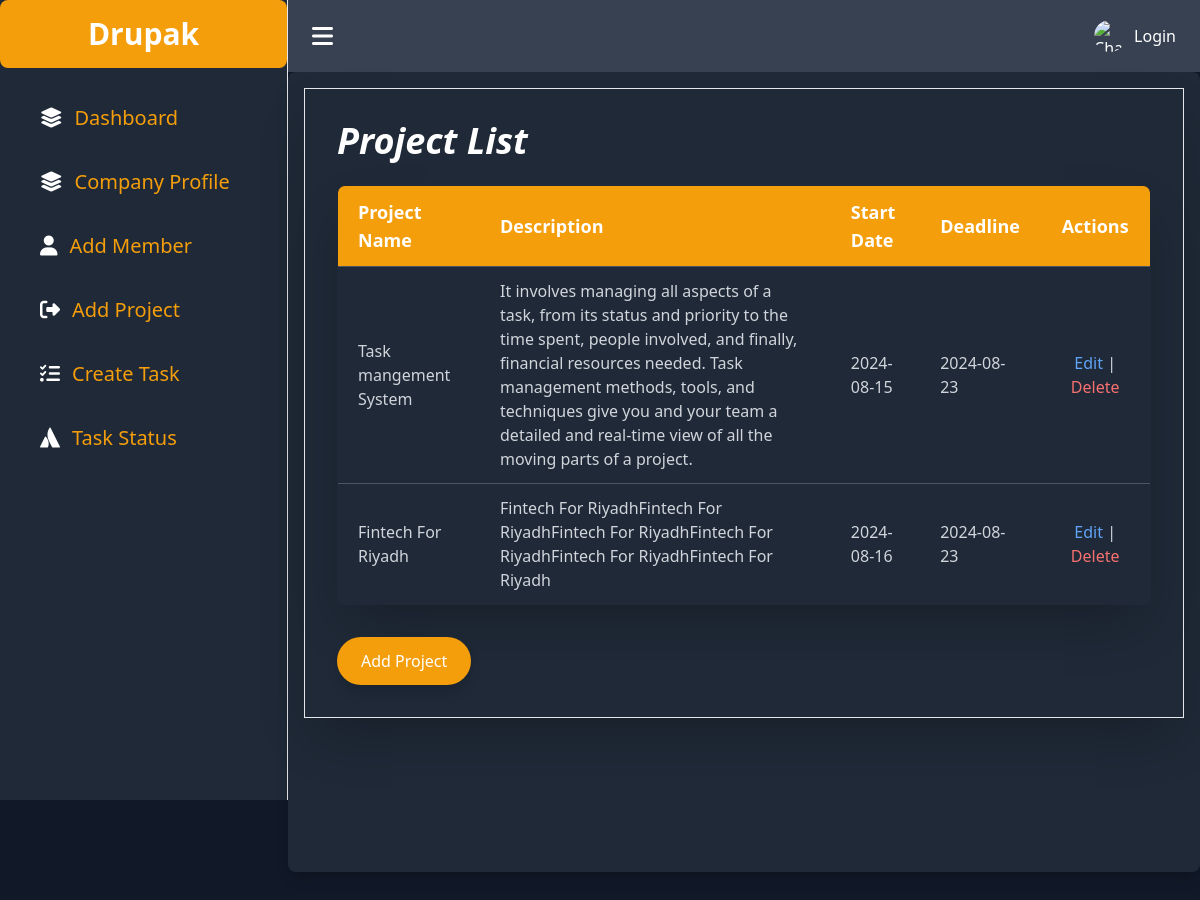
Page /companies.php?page=project&status=project&comp_id=1 on the committed database.
### tables this page shows
CREATE TABLE `company_profile` (
  `com_id` int(100) NOT NULL,
  `com_name` varchar(100) NOT NULL,
  `com_email` varchar(100) NOT NULL,
  `comp_desc` text NOT NULL,
  `contact` bigint(100) NOT NULL,
  `comp_address` varchar(250) NOT NULL,
  `created_on` bigint(250) NOT NULL,
  `uid` int(100) NOT NULL
);

CREATE TABLE `project` (
  `pro_id` int(100) NOT NULL,
  `pro_name` varchar(100) NOT NULL,
  `pro_desc` text NOT NULL,
  `start_date` date NOT NULL,
  `deadLine` date NOT NULL,
  `com_id` int(100) NOT NULL
);

### project.php (the view, shortened to what this page needs)
<?php
include 'include/connect.php';
$comp_id = $_GET['comp_id'];
$projects = $pdo->prepare("SELECT * FROM project where com_id = :com_id");
$projects->execute([
     ':com_id' => $comp_id
]);
$allProjects = $projects->fetchAll(PDO::FETCH_ASSOC);
?>
<!DOCTYPE html>
<html lang="en">
<head>
    <link href="https://cdn.jsdelivr.net/npm/tailwindcss@2.2.19/dist/tailwind.min.css" rel="stylesheet">
</head>
<body class="bg-gray-900 flex items-center justify-center min-h-screen p-4">
    <div class="flex flex-col w-full max-w-7xl space-y-8 ">
        <div class="container shadow-2xl border p-8 bg-  mb-8">
            <h1 class="text-4xl font-bold text-white mb-6 italic text-start">Project List</h1>
            <table class="min-w-full bg-gray-800 shadow-2xl border rounded-lg overflow-hidden">
                <thead>
                    <tr class=" bg-yellow-500">
                        <th class="py-3 px-5  border-b border-gray-600 text-left text-lg text-white">Project
                            Name</th>
                        <th class="py-3 px-5  border-b border-gray-600 text-left text-lg text-white">
                            Description</th>
                        <th class="py-3 px-5  border-b border-gray-600 text-left text-lg text-white">Start
                            Date</th>
                        <th class="py-3 px-5  border-b border-gray-600 text-left text-lg text-white">Deadline
                        </th>
                        <th class="py-3 px-5  border-b border-gray-600 text-center text-lg text-white">
                            Actions</th>
                    </tr>
                </thead>
                <tbody>
                    <?php foreach ($allProjects as $projects) { ?>
                    <tr class="hover:bg-gray-700 transition duration-300">
                        <td class="py-3 px-5 border-b border-gray-600 text-gray-300"><?php echo $projects['pro_name'] ?>
                        </td>
                        <td class="py-3 px-5 border-b border-gray-600 text-gray-300"><?php echo $projects['pro_desc'] ?>
                        </td>
                        <td class="py-3 px-5 border-b border-gray-600 text-gray-300">
                            <?php echo $projects['start_date'] ?></td>
                        <td class="py-3 px-5 border-b border-gray-600 text-gray-300"><?php echo $projects['deadLine'] ?>
                        </td>
                        <td class="py-3 px-5 border-b border-gray-600 text-gray-300 text-center">
                            <a href="#" class="text-blue-400 hover:text-blue-600">Edit</a> |
                            <a href="#" class="text-red-400 hover:text-red-600">Delete</a>
                        </td>
                    </tr>
                    <?php  }; ?>
                </tbody>
            </table>
            <div class="text-start mt-8">
                <button onclick="toggleForm()"
                    class="bg-yellow-500 text-white px-6 py-3 rounded-full hover:bg-blue-600 transition duration-300 shadow-lg">
                    Add Project
                </button>
            </div>
        </div>
    </div>
</body>
</html>

### companies.php (shortened to what this page needs)
<?php
include 'include/connect.php';
$comp_id = $_GET['comp_id'];
$query = $pdo->prepare("SELECT * FROM `company_profile` WHERE company_profile.com_id = :comp_id");
$params = [
    ':comp_id' => $comp_id
];
$query->execute($params);
$result = $query->fetch(PDO::FETCH_ASSOC);
?>
<!DOCTYPE html>
<html lang="en">
<head>
    <link href="https://cdn.jsdelivr.net/npm/tailwindcss@2.2.19/dist/tailwind.min.css" rel="stylesheet">
    <link rel="stylesheet" href="https://cdnjs.cloudflare.com/ajax/libs/font-awesome/6.6.0/css/all.min.css"
 />
</head>
<body class="bg-gray-900 text-white">
    <div class="flex min-h-screen">
        <aside
            class="flex flex-col text-white w-72 h-screen   overflow-y-auto bg-gray-800 border-r rtl:border-r-0 rtl:border-l dark:bg-gray-900 dark:border-gray-700 transition-all duration-300">
            <a class="text-center py-4 rounded-lg bg-yellow-500"
                href="companies.php?page=com_profile&comp_id=<?php echo $result['com_id'] ?>">
                <span class="text-3xl text-white text-center font-bold"><?php echo $result['com_name'] ?></span>
            </a>
            <div class="flex flex-col justify-between text-white flex-1 mt-6">
                <nav class="flex-1 space-y-3">
                    <li class="px-10 py-3 list-none hover:bg-gray-700">
                        <a class="flex items-center text-yellow-500 text-xl gap-3 hover:text-white"
                            href="companies.php?page=companyDash&comp_id=<?php echo $comp_id; ?>">
                            <i class=" text-white fa-solid fa-layer-group"></i><span class="flex-1"> Dashboard</span>
                        </a>
                    </li>
                    <li class="px-10 py-3 list-none hover:bg-gray-700">
                        <a class="flex items-center text-yellow-500 text-xl gap-3 hover:text-white"
                            href="companies.php?page=com_profile&comp_id=<?php echo $comp_id; ?>">
                            <i class="text-white fa-solid fa-layer-group"></i><span class="flex-1">Company
                                Profile</span>
                        </a>
                    </li>
                    <li class="px-10 py-3  list-none hover:bg-gray-700">
                        <a class="flex items-center text-yellow-500 text-xl gap-3 hover:text-white"
                            href="companies.php?page=register&status=member&comp_id=<?php echo $comp_id; ?>">
                            <i class="text-white fa-solid fa-user"></i> <span class="flex-1">Add Member</span>
                        </a>
                    </li>
                    <li class="px-10 py-3  list-none hover:bg-gray-700">
                        <a class="flex items-center text-yellow-500 text-xl gap-3 hover:text-white"
                            href="companies.php?page=project&status=project&comp_id=<?php echo $comp_id; ?>">
                            <i class="text-white fa-solid fa-right-from-bracket"></i> <span class="flex-1">Add
                                Project</span>
                        </a>
                    </li>
                    <li class="px-10 py-3  list-none hover:bg-gray-700">
                        <a class="flex items-center text-yellow-500 text-xl gap-3 hover:text-white"
                            href="companies.php?page=createtask&comp_id=<?php echo $comp_id; ?>">
                            <i class="text-white fa-solid fa-list-check"></i> <span class="flex-1">Create Task</span>
                        </a>
                    </li>
                    <li class="px-10 py-3  list-none hover:bg-gray-700">
                        <a class="flex items-center text-yellow-500 text-xl gap-3 hover:text-white"
                            href="companies.php?page=task_Status&comp_id=<?php echo $comp_id; ?>">
                            <i class="text-white fa-brands fa-atlassian"></i> <span class="flex-1"> Task Status</span>
                        </a>
                    </li>
                </nav>
            </div>
        </aside>
        <div class="flex-1 ">
            <nav class="bg-gray-700 text-white flex items-center justify-between py-5 px-6">
                <a class="cursor-pointer font-bold text-2xl">
                    <i class="fa-solid fa-bars"></i>
                </a>
                <div class="flex items-center space-x-4">
                    <ul class="flex items-center space-x-4">
                        <li class="relative" x-data="{ open: false }">
                            <a class="flex items-center cursor-pointer hidden sm:flex" @click="open = !open">
                                <img src="https://img.freepik.com/premium-photo/futuristic-robotic-woman-standing-proudly-futuristic-building-science-fiction_1099938-1.jpg?ga=GA1.1.2046820249.1709015459"
                                    class="w-8 h-8 rounded-full mr-2" alt="Charles Hall">
                                <span class="text-dark">
                                    <?php
                                    if (isset($_SESSION['isLogin'])) {
                                        print ucwords($_SESSION['user_name']);
                                    } else {
                                        print "Login";
                                    }
                                    ?></span>
                            </a>
                        </li>
                    </ul>
                </div>
            </nav>
            <div id="projects" class="bg-gray-800 min-h-screen  p-4 rounded-lg shadow-lg mb-8">
                <main class="flex-1 text-white flex items-center justify-center  bg-gray-800">
                    <?php if (isset($_GET['page'])) {
                        include $_GET['page'] . '.php';
                    } else {
                        include 'dashboard.php';
                    } ?>
                </main>
            </div>
        </div>
    </div>
</body>
</html>

### rows in the picture
company_profile: com_name "Drupak"
project: pro_name "Task mangement System", pro_desc "It involves managing all aspects of a task, from its status and priority to the time spent, people involved, and finally, financial resources needed. Task management methods, tools, and techniques give you and your team a detailed and real-time view of all the moving parts of a project.", start_date "2024-08-15", deadLine "2024-08-23"
project: pro_name "Fintech For Riyadh", pro_desc "Fintech For RiyadhFintech For RiyadhFintech For RiyadhFintech For RiyadhFintech For RiyadhFintech For Riyadh", start_date "2024-08-16", deadLine "2024-08-23"
